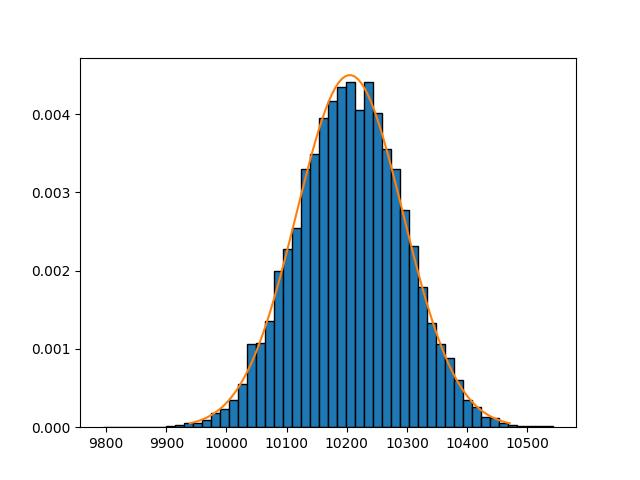

Python code for this plot:
import numpy as np
import matplotlib.pyplot as plt
import random as rn
from scipy import stats

N=0
x_tot=[]
b=np.linspace(0.1, 3.0, 100)
m=np.linspace(0, 100, 100)
l=np.linspace(1, 100, 100)


while N<10000:
    mean=0
    sigma2=0
    x_data=[]
    y_data=[]
    i=0
    while i<100:
        x_data.append(np.random.exponential(b[i]))
        mean+=b[i]
        sigma2+=b[i]*b[i]
        i+=1

    i=0
    while i<100:
        x_data.append(np.random.normal(m[i], 5))
        mean+=m[i]
        sigma2+=25
        i+=1

    i=0
    while i<100:
        x_data.append(np.random.poisson(l[i]))
        mean+=l[i]
        sigma2+=l[i]
        i+=1

    z=sum(x_data)
    x_tot.append(z)
    N+=1

sigma=np.sqrt(sigma2)
x = np.linspace(mean - 3*sigma, mean + 3*sigma, 100)
plt.hist(x_tot, bins=50, edgecolor='black', density=True) #normalizirat
plt.plot(x, stats.norm.pdf(x, mean, sigma))
plt.savefig("zd1.jpg")